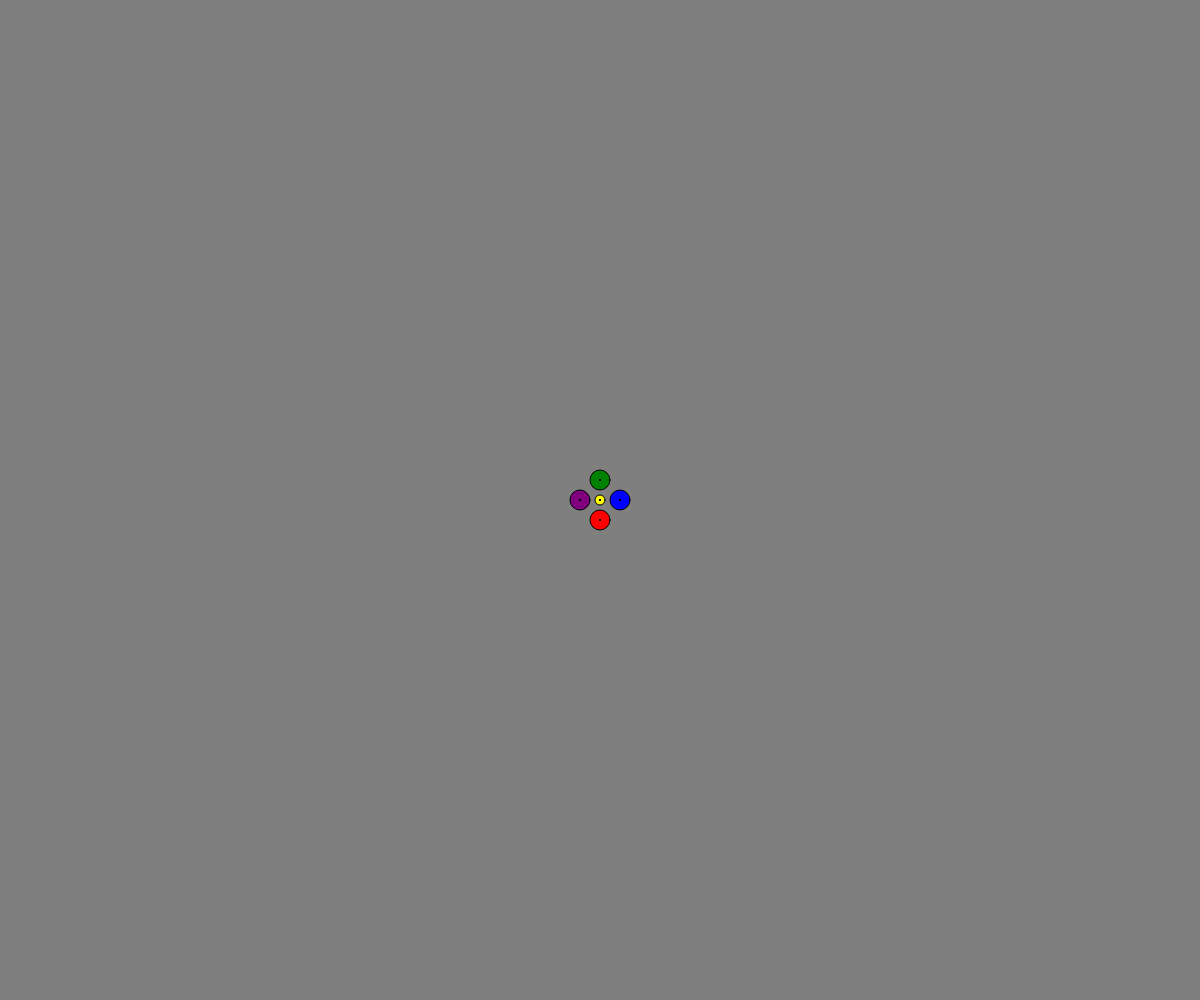
Frame 1 (no input)
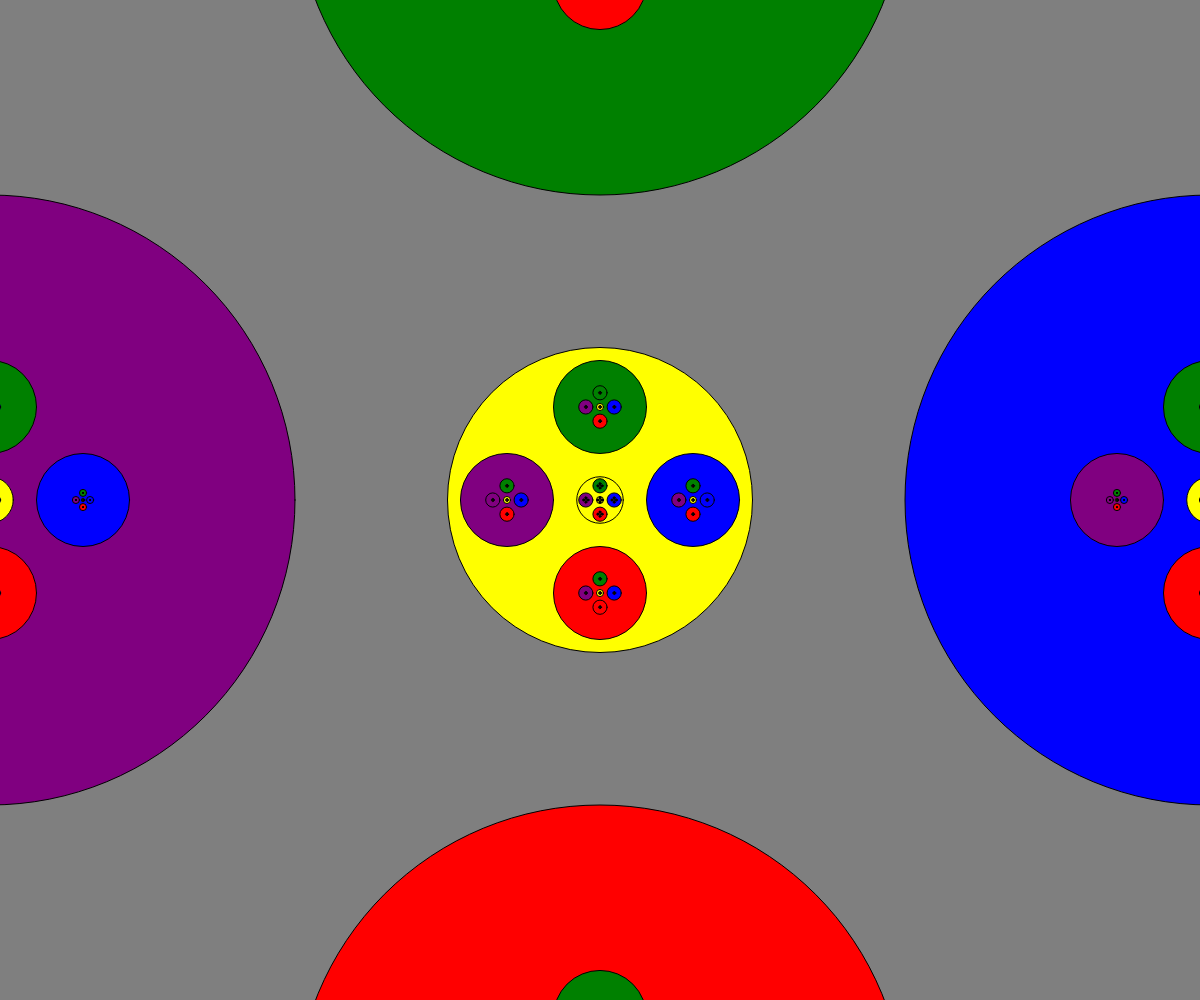
Frame 60 (no input)
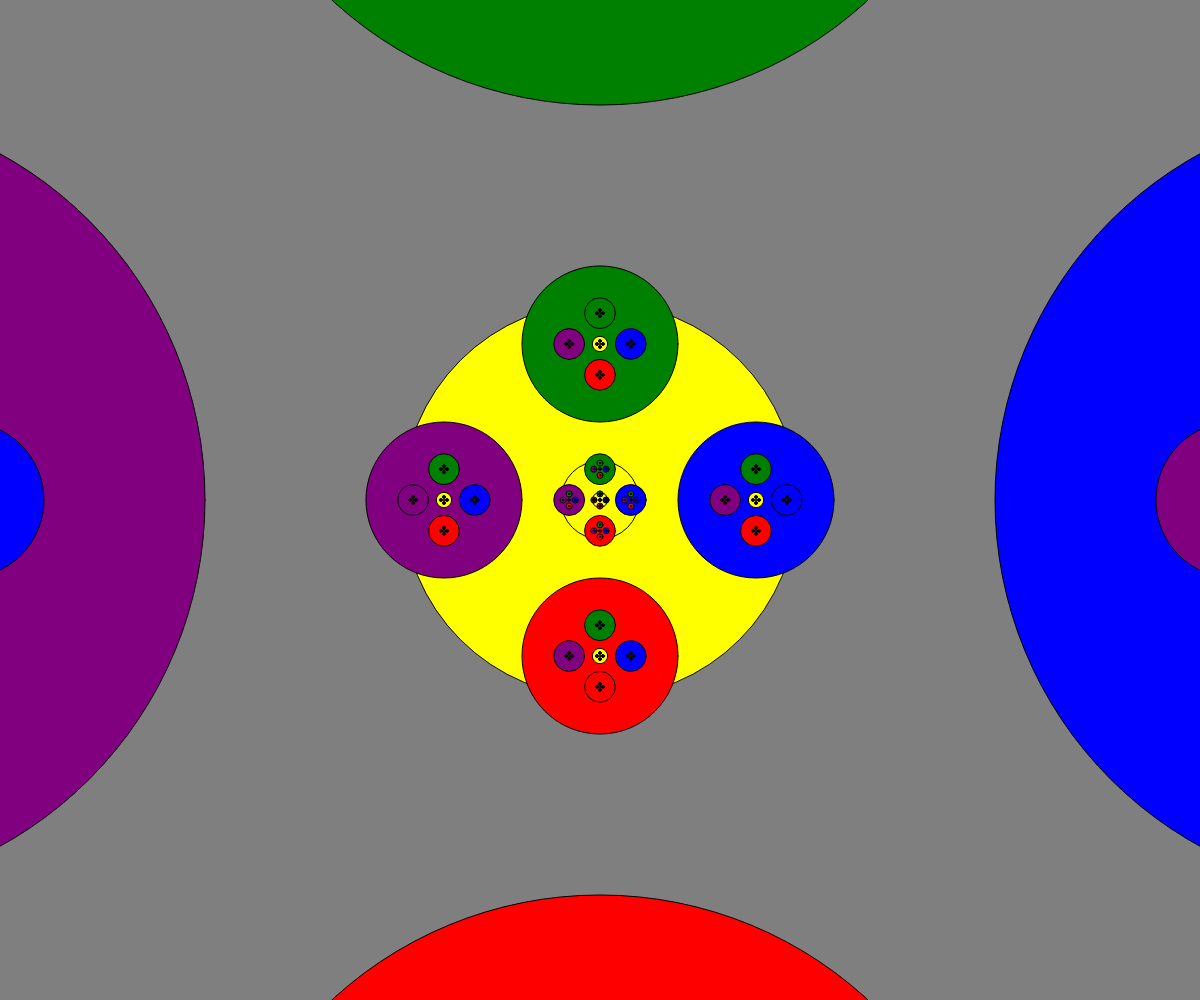
Frame 120 (the mouse pressed at the canvas centre since frame 60)

The p5.js sketch that drew these frames (run headless with seeded random() and noise() and a simulated clock; from frame 60 on, the mouse is pressed at the canvas centre):

// p5.js sketch
// ── sketch.js
let ratio, increment;

function setup() {
  createCanvas(innerWidth, innerHeight)
  frameRate(20)

  ratio = 0.01
  increment = ratio * 0.5
}

function draw() {
  background(127)
  translate(width / 2, height / 2)
  drawCircle(0, 0, min(width, height) * 2.00, ratio)

  if (ratio >= 0.50 || (ratio <= 0.00 && increment < 0)) {
    increment *= -1
  }
  ratio += increment
}

function drawCircle(cx, cy, d, ratio, i=0) {
  if (i > 0) {
    // noFill()
    circle(cx, cy, d)
  }

  if (d > 2) {
    push()
    fill('green')
    drawCircle(cx, cy - d * ratio, d * ratio, ratio * 0.5, i+1)
    pop()

    push()
    fill('purple')
    drawCircle(cx - d * ratio, cy, d * ratio, ratio * 0.5, i+1)
    pop()

    push()
    fill('blue')
    drawCircle(cx + d * ratio, cy, d * ratio, ratio * 0.5, i+1)
    pop()

    push()
    fill('red')
    drawCircle(cx, cy + d * ratio, d * ratio, ratio * 0.5, i+1)
    pop()

    push()
    fill('yellow')
    drawCircle(cx, cy, d * ratio / 2, ratio, i+1)
    pop()
  }
}
